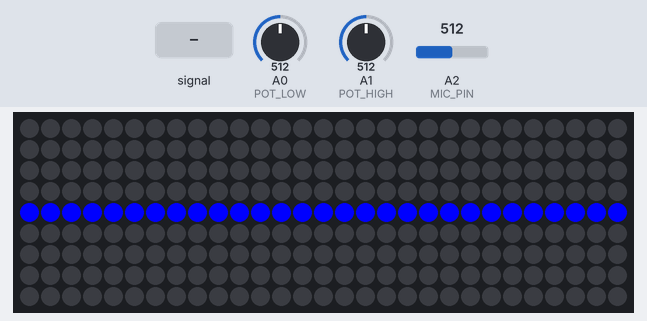
This sketch was run on a simulated Arduino Uno, built with avr-gcc and run on an emulated ATmega328P. Parts: 29×9 RGB LED matrix (first LED top left, wired row by row). The test bench sets the inputs (shaded band); at power-on: A2 (MIC_PIN) = 512, A0 (POT_LOW) = 512, A1 (POT_HIGH) = 512.

Above: at 1.2 s.
1.3 s: A2 (MIC_PIN) fed a 200 Hz sine of ±81 counts around its level
At 2.76 s:
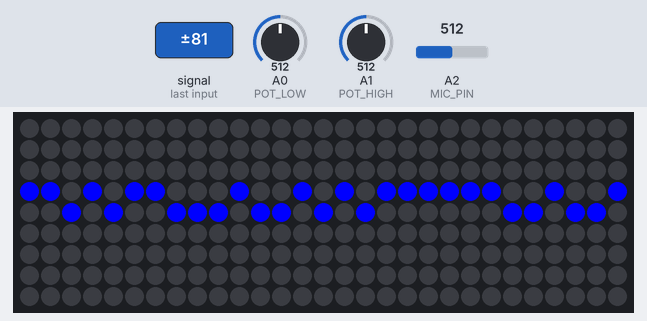
2.8 s: A2 (MIC_PIN) set to 716
At 3.1 s:
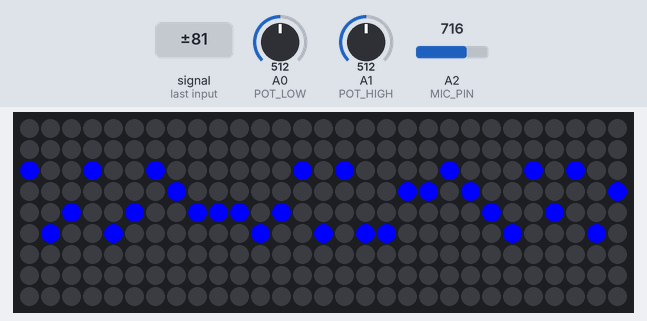
4.4 s: A0 (POT_LOW) set to 716
At 4.68 s:
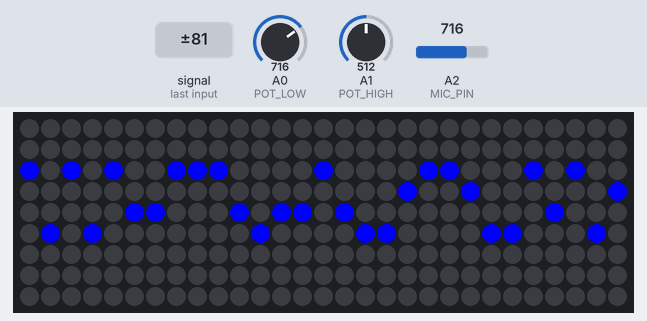
6.0 s: A1 (POT_HIGH) set to 716
At 6.27 s:
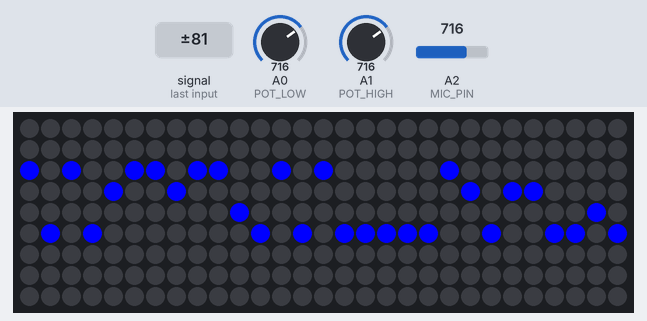
7.6 s: A2 (MIC_PIN) fed a 1000 Hz sine of ±255 counts around its level
At 7.86 s:
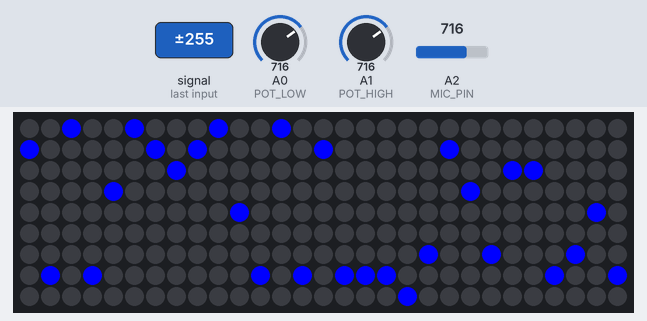
9.2 s: A0 (POT_LOW) set to 900
At 9.45 s:
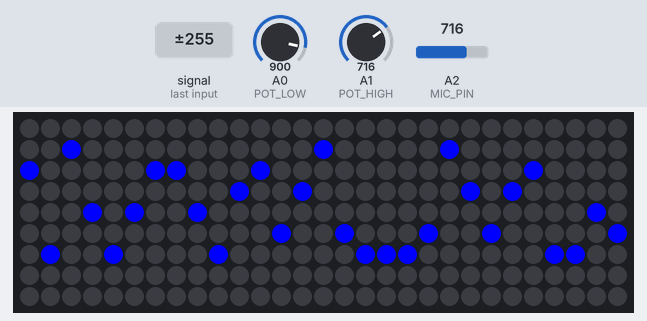
Timing chart, 0 to 11.7 s (numbered marks = the images above; inputs shaded):
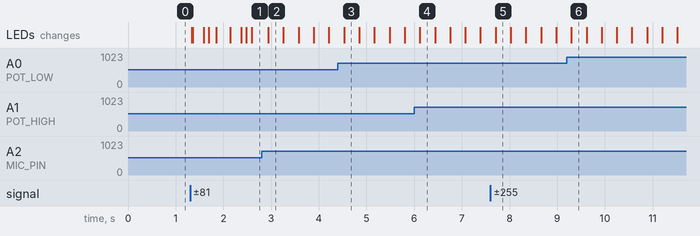

Measured:
- after the input at 1.3 s, the LEDs: first change at once (image 1 shows a later state)

The sketch:

wave.ino
```cpp
#include <FastLED.h>
#include <math.h>

#define WIDTH 29
#define HEIGHT 9
#define NUM_LEDS (WIDTH * HEIGHT)
#define DATA_PIN 6

#define POT_LOW A0
#define POT_HIGH A1
#define MIC_PIN A2

CRGB leds[NUM_LEDS];

float phase = 0;

int XY(int x, int y) {
  return y * WIDTH + x;
}

void setup() {
  FastLED.addLeds<WS2812, DATA_PIN, GRB>(leds, NUM_LEDS);
  FastLED.clear();
}

void loop() {

  int lowRaw = analogRead(POT_LOW);
  int highRaw = analogRead(POT_HIGH);
  int micRaw = analogRead(MIC_PIN);

  float lowFreq  = map(lowRaw, 0, 1023, 1, 10);
  float highFreq = map(highRaw, 0, 1023, 10, 50);

  if (highFreq <= lowFreq) highFreq = lowFreq + 1;

  float amplitude = abs(micRaw - 512) / 512.0;
  amplitude *= HEIGHT / 2.0;

  FastLED.clear();

  for (int x = 0; x < WIDTH; x++) {

    float freq = map(x, 0, WIDTH - 1, lowFreq, highFreq);

    float yFloat = (sin(phase + x * 0.3 * freq) * amplitude)
                   + (HEIGHT / 2);

    int y = (int)yFloat;

    if (y >= 0 && y < HEIGHT) {
      leds[XY(x, y)] = CRGB::Blue;
    }
  }

  FastLED.show();

  phase += 0.15;   // wave movement speed
  delay(20);
}
```
